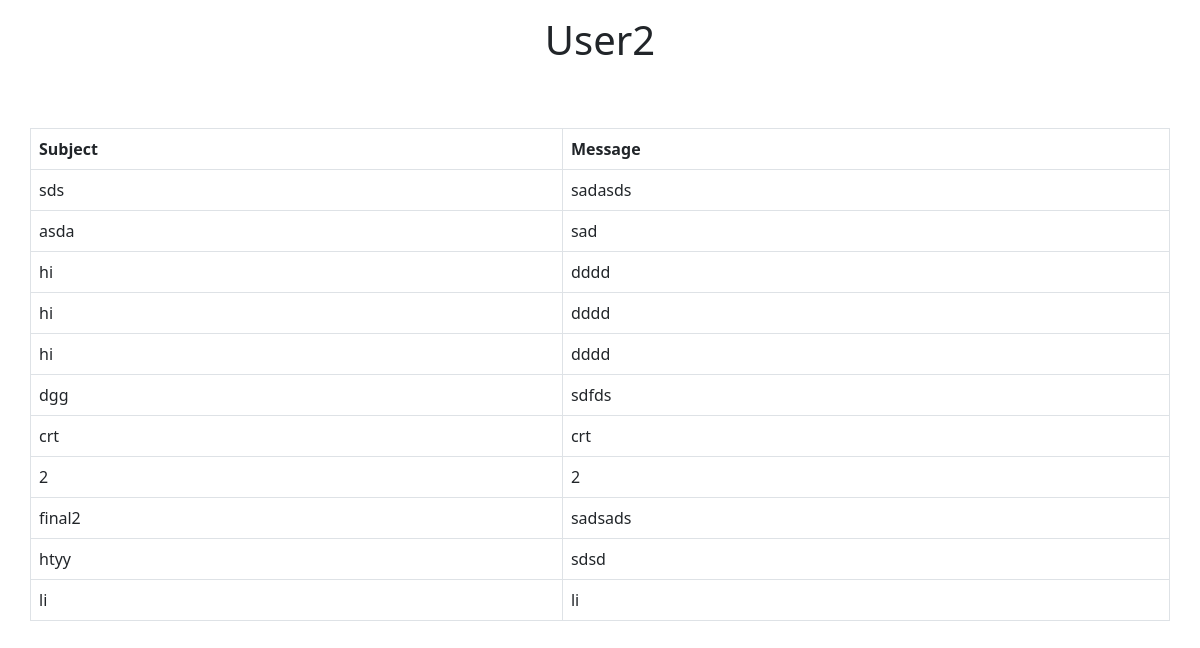
The page /user2/ on the database its author committed.
### app/models.py (models this page shows, shortened)
class Sender(models.Model):
    to = models.CharField(max_length=30,default=5)
    sub = models.CharField(max_length=50)
    msg = models.TextField()

### app/views.py (the view)
# urls.py: path('user2/',views.user2,name='user2'),
def user2(request):
    sender = Sender.objects.all()
    return render(request,'user2.html',{'sender':sender})

### app/templates/user2.html (shortened to what this page needs)
{% extends 'basic.html' %}
{% block content %} User2 {% endblock %}
{% block tbody %}
{% for s in sender  %}
{% ifequal s.to "2" %}
<tr>
<td>{{s.sub}}</td>
<td>{{s.msg}}</td>
</tr>
{% endifequal %}
{% endfor %}
{% endblock %}

### app/templates/basic.html (shortened to what this page needs)
<!doctype html>
<html lang="en">
  <head>
    <link href="https://cdn.jsdelivr.net/npm/bootstrap@5.0.0-beta1/dist/css/bootstrap.min.css" rel="stylesheet">
  </head>
  <body>
<div class="container">
<h1 class=" text-center mt-3"> {% block content %} {% endblock %} </h1>
<div class="row mt-5">
<table class="table table-hover table-bordered mt-3">
<thead>
<tr>
<th>Subject</th>
<th>Message</th>
</tr>
</thead>
<tbody>
{% block tbody %} {%endblock%}
</tbody>
</table>
</div>
</div>
  </body>
</html>

### rows shown on the page
Sender: sub "sds", msg "sadasds"
Sender: sub "asda", msg "sad"
Sender: sub "hi", msg "dddd"
Sender: sub "hi", msg "dddd"
Sender: sub "hi", msg "dddd"
Sender: sub "dgg", msg "sdfds"
Sender: sub "crt", msg "crt"
Sender: sub "2", msg "2"
Sender: sub "final2", msg "sadsads"
Sender: sub "htyy", msg "sdsd"
Sender: sub "li", msg "li"
